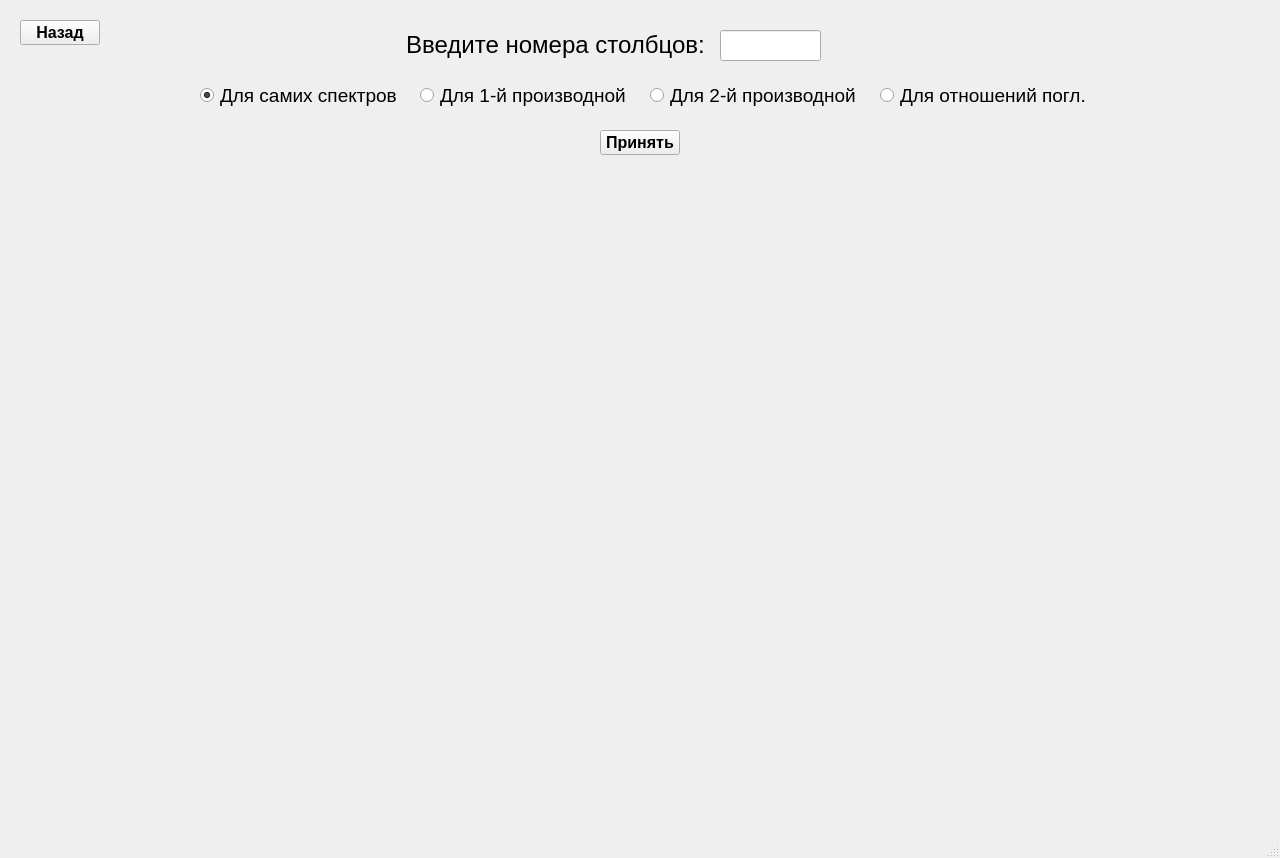
<?xml version="1.0" encoding="UTF-8"?>
<ui version="4.0">
 <class>MainWindow</class>
 <widget class="QMainWindow" name="MainWindow">
  <property name="geometry">
   <rect>
    <x>0</x>
    <y>0</y>
    <width>1280</width>
    <height>858</height>
   </rect>
  </property>
  <property name="windowTitle">
   <string>MainWindow</string>
  </property>
  <widget class="QWidget" name="centralwidget">
   <widget class="QLabel" name="label_3">
    <property name="enabled">
     <bool>true</bool>
    </property>
    <property name="geometry">
     <rect>
      <x>400</x>
      <y>30</y>
      <width>311</width>
      <height>31</height>
     </rect>
    </property>
    <property name="font">
     <font>
      <family>Arial</family>
      <pointsize>18</pointsize>
     </font>
    </property>
    <property name="mouseTracking">
     <bool>true</bool>
    </property>
    <property name="tabletTracking">
     <bool>false</bool>
    </property>
    <property name="acceptDrops">
     <bool>false</bool>
    </property>
    <property name="autoFillBackground">
     <bool>false</bool>
    </property>
    <property name="text">
     <string>&lt;html&gt;&lt;head/&gt;&lt;body&gt;&lt;p align=&quot;center&quot;&gt;Введите номера столбцов:&lt;/p&gt;&lt;/body&gt;&lt;/html&gt;</string>
    </property>
    <property name="scaledContents">
     <bool>false</bool>
    </property>
   </widget>
   <widget class="QWidget" name="colGraph" native="true">
    <property name="geometry">
     <rect>
      <x>20</x>
      <y>180</y>
      <width>1240</width>
      <height>661</height>
     </rect>
    </property>
    <property name="font">
     <font>
      <family>Arial</family>
     </font>
    </property>
   </widget>
   <widget class="QRadioButton" name="Derivative_2_Button">
    <property name="geometry">
     <rect>
      <x>650</x>
      <y>80</y>
      <width>211</width>
      <height>31</height>
     </rect>
    </property>
    <property name="font">
     <font>
      <family>Arial</family>
      <pointsize>14</pointsize>
     </font>
    </property>
    <property name="text">
     <string>Для 2-й производной</string>
    </property>
   </widget>
   <widget class="QRadioButton" name="Derivative_1_Button">
    <property name="geometry">
     <rect>
      <x>420</x>
      <y>80</y>
      <width>211</width>
      <height>31</height>
     </rect>
    </property>
    <property name="font">
     <font>
      <family>Arial</family>
      <pointsize>14</pointsize>
     </font>
    </property>
    <property name="text">
     <string>Для 1-й производной</string>
    </property>
   </widget>
   <widget class="QPushButton" name="pushButton">
    <property name="geometry">
     <rect>
      <x>600</x>
      <y>130</y>
      <width>80</width>
      <height>25</height>
     </rect>
    </property>
    <property name="font">
     <font>
      <family>Arial</family>
      <pointsize>12</pointsize>
      <weight>75</weight>
      <bold>true</bold>
     </font>
    </property>
    <property name="text">
     <string>Принять</string>
    </property>
   </widget>
   <widget class="QRadioButton" name="SpectraButton">
    <property name="geometry">
     <rect>
      <x>200</x>
      <y>80</y>
      <width>201</width>
      <height>31</height>
     </rect>
    </property>
    <property name="font">
     <font>
      <family>Arial</family>
      <pointsize>14</pointsize>
     </font>
    </property>
    <property name="text">
     <string>Для самих спектров</string>
    </property>
    <property name="checked">
     <bool>true</bool>
    </property>
   </widget>
   <widget class="QRadioButton" name="RatioWave_button">
    <property name="geometry">
     <rect>
      <x>880</x>
      <y>80</y>
      <width>211</width>
      <height>31</height>
     </rect>
    </property>
    <property name="font">
     <font>
      <family>Arial</family>
      <pointsize>14</pointsize>
     </font>
    </property>
    <property name="text">
     <string>Для отношений погл.</string>
    </property>
   </widget>
   <widget class="QLineEdit" name="Columns_int">
    <property name="geometry">
     <rect>
      <x>720</x>
      <y>30</y>
      <width>101</width>
      <height>31</height>
     </rect>
    </property>
    <property name="font">
     <font>
      <pointsize>12</pointsize>
     </font>
    </property>
   </widget>
   <widget class="QPushButton" name="CloseButton">
    <property name="geometry">
     <rect>
      <x>20</x>
      <y>20</y>
      <width>80</width>
      <height>25</height>
     </rect>
    </property>
    <property name="font">
     <font>
      <family>Arial</family>
      <pointsize>12</pointsize>
      <weight>75</weight>
      <bold>true</bold>
     </font>
    </property>
    <property name="text">
     <string>Назад</string>
    </property>
   </widget>
  </widget>
  <widget class="QStatusBar" name="statusbar"/>
 </widget>
 <resources/>
 <connections/>
</ui>
